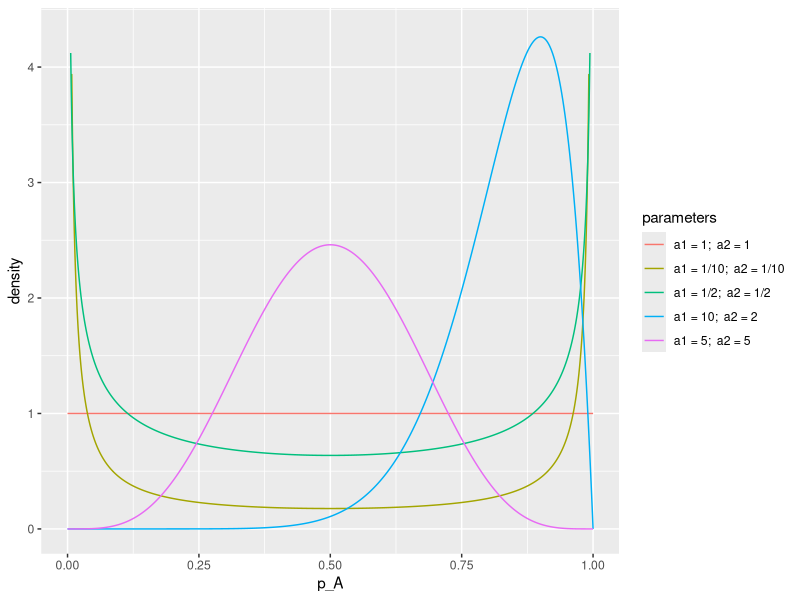
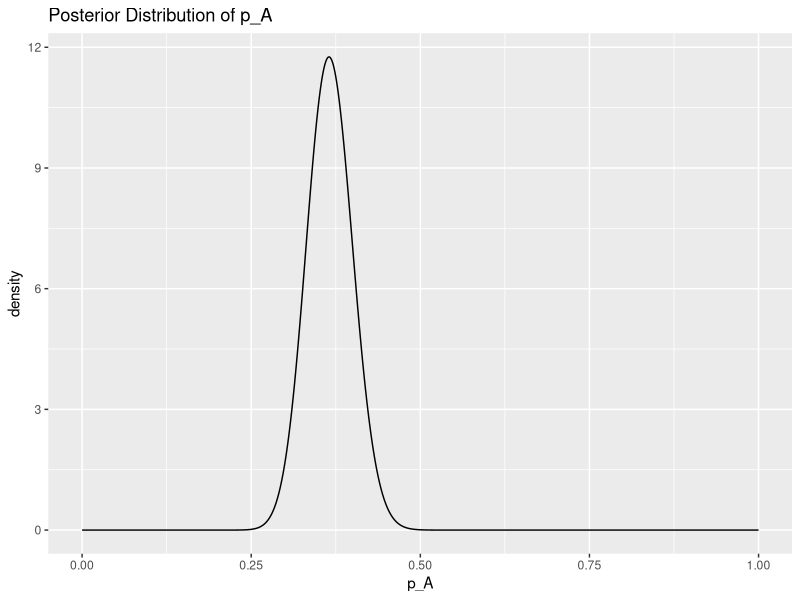
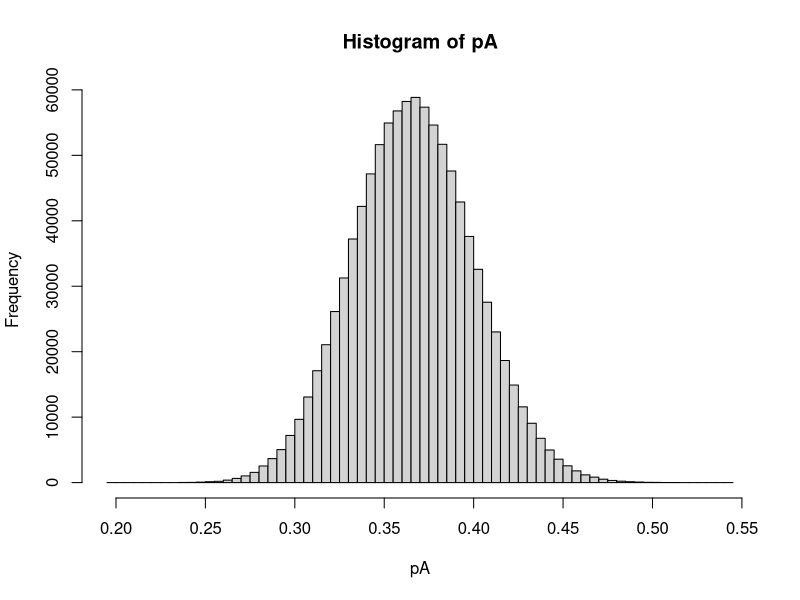
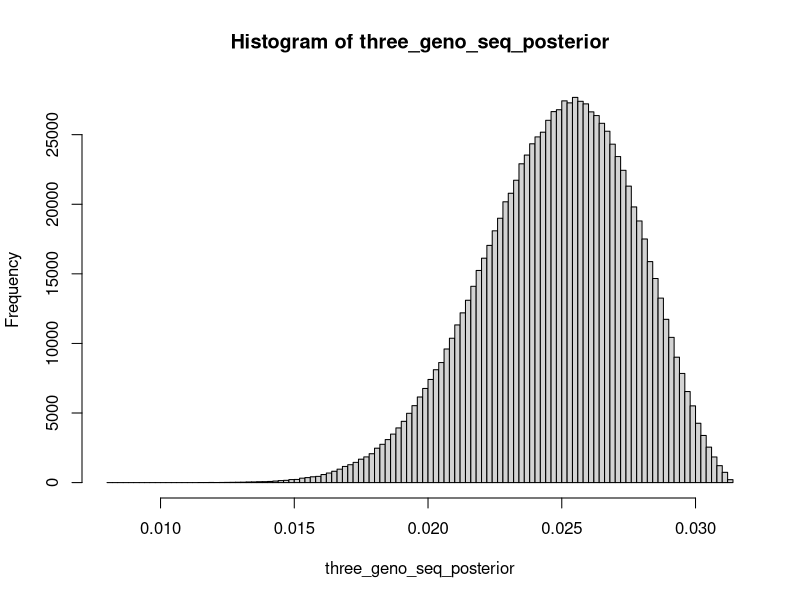
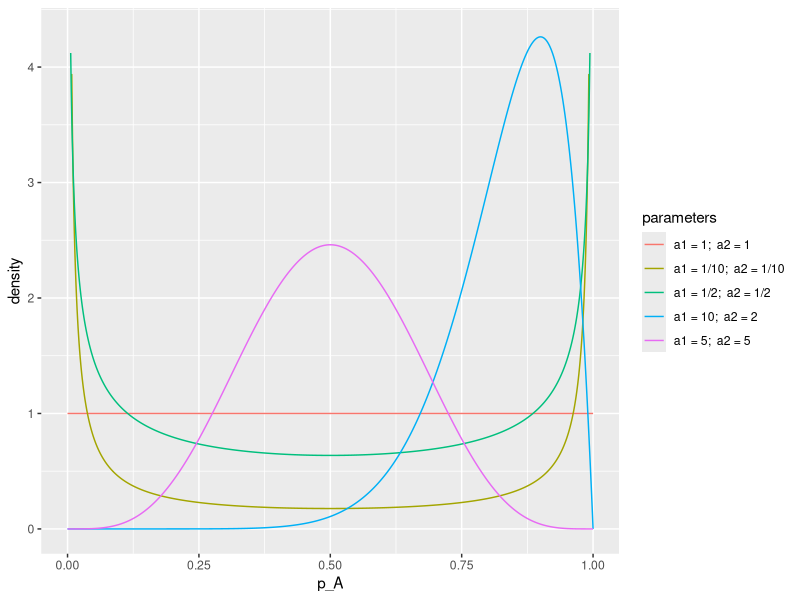
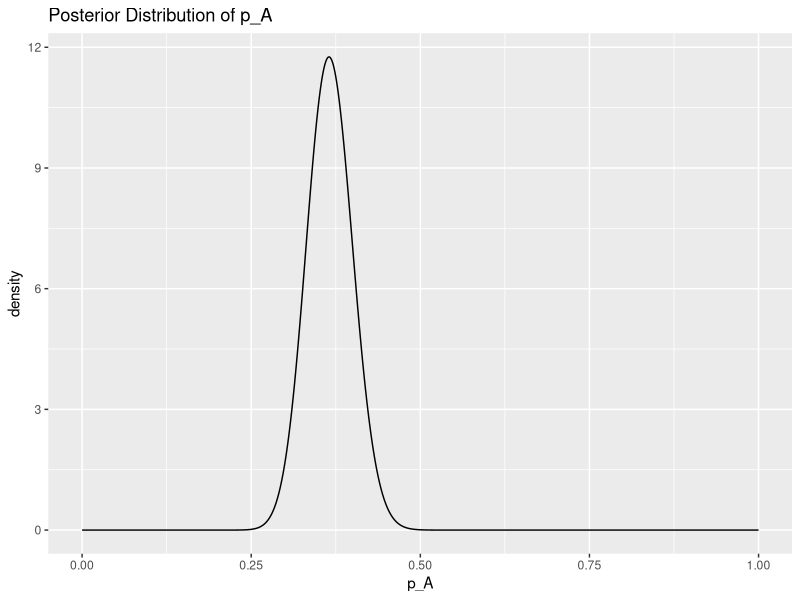

These figures' R source, in order:
## ---- chunk 1
library(tidyverse)
## ---- chunk 2
library(tidyverse)
xs <- seq(0,1, by = 0.001)
atib <- list(
  `a1 = 1/10;  a2 = 1/10` = tibble(p_A = xs, density = dbeta(xs, 0.1, 0.1)),
  `a1 = 1/2;  a2 = 1/2` = tibble(p_A = xs, density = dbeta(xs, 0.5, 0.5)),
  `a1 = 1;  a2 = 1` = tibble(p_A = xs, density = dbeta(xs, 1, 1)),
  `a1 = 5;  a2 = 5` = tibble(p_A = xs, density = dbeta(xs, 5, 5)),
  `a1 = 10;  a2 = 2` = tibble(p_A = xs, density = dbeta(xs, 10, 2))
) %>%
  bind_rows(.id = "parameters")

g <- ggplot(atib, aes(x = p_A, y = density, colour = parameters)) +
  geom_line() +
  ylim(0, 4.3)


ggsave(g, filename = "figures/beta_densities.pdf", width = 7, height = 5)

g
## ---- chunk 3
xs <- seq(0, 1, by = 0.001)
btib <- tibble(p_A = xs,
               density = dbeta(xs, 74, 128))
g <- ggplot(btib, aes(x = p_A, y = density)) +
  geom_line() +
  ggtitle("Posterior Distribution of p_A")


ggsave(g, filename = "figures/pa_posterior.pdf", width = 7, height = 5)

g
## ---- chunk 4
pA <- rbeta(n = 10^6, 74, 128)
## ---- chunk 5
pA[1:10]
## ---- chunk 6
hist(pA, breaks = 100)
## ---- chunk 7
mean(pA)
## ---- chunk 8
median(pA)
## ---- chunk 9
sd(pA)
## ---- chunk 10
quantile(pA, probs = c(0.05, 0.95))
## ---- chunk 11
three_geno_seq_posterior <- pA^2 * 2 * pA * (1 - pA) * (1 - pA)^2
## ---- chunk 12
hist(three_geno_seq_posterior, breaks = 100)
